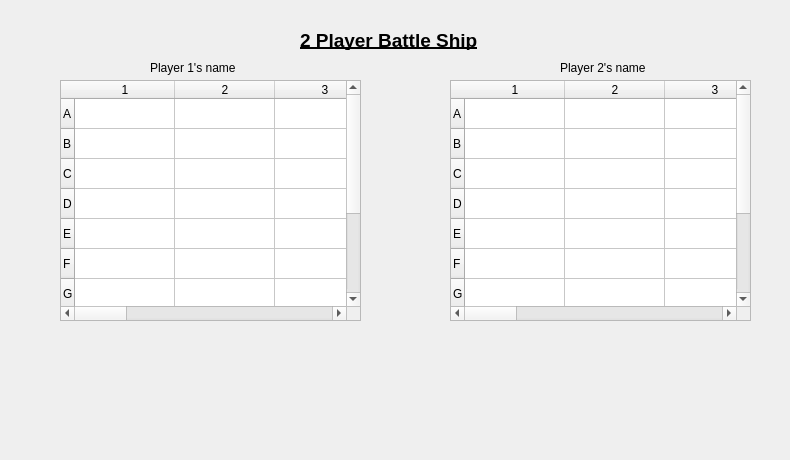
<?xml version="1.0" encoding="UTF-8"?>
<ui version="4.0">
 <class>Dialog2</class>
 <widget class="QDialog" name="Dialog2">
  <property name="geometry">
   <rect>
    <x>0</x>
    <y>0</y>
    <width>790</width>
    <height>460</height>
   </rect>
  </property>
  <property name="windowTitle">
   <string>Dialog2</string>
  </property>
  <widget class="QLabel" name="label">
   <property name="geometry">
    <rect>
     <x>300</x>
     <y>30</y>
     <width>211</width>
     <height>20</height>
    </rect>
   </property>
   <property name="font">
    <font>
     <pointsize>14</pointsize>
     <weight>75</weight>
     <bold>true</bold>
     <underline>true</underline>
    </font>
   </property>
   <property name="text">
    <string>2 Player Battle Ship</string>
   </property>
  </widget>
  <widget class="QTableWidget" name="tableWidget">
   <property name="geometry">
    <rect>
     <x>60</x>
     <y>80</y>
     <width>301</width>
     <height>241</height>
    </rect>
   </property>
   <row>
    <property name="text">
     <string>A</string>
    </property>
   </row>
   <row>
    <property name="text">
     <string>B</string>
    </property>
   </row>
   <row>
    <property name="text">
     <string>C</string>
    </property>
   </row>
   <row>
    <property name="text">
     <string>D</string>
    </property>
   </row>
   <row>
    <property name="text">
     <string>E</string>
    </property>
   </row>
   <row>
    <property name="text">
     <string>F</string>
    </property>
   </row>
   <row>
    <property name="text">
     <string>G</string>
    </property>
   </row>
   <row>
    <property name="text">
     <string>H</string>
    </property>
   </row>
   <row>
    <property name="text">
     <string>I</string>
    </property>
   </row>
   <row>
    <property name="text">
     <string>J</string>
    </property>
   </row>
   <column>
    <property name="text">
     <string>1</string>
    </property>
   </column>
   <column>
    <property name="text">
     <string>2</string>
    </property>
   </column>
   <column>
    <property name="text">
     <string>3</string>
    </property>
   </column>
   <column>
    <property name="text">
     <string>4</string>
    </property>
   </column>
   <column>
    <property name="text">
     <string>5</string>
    </property>
   </column>
   <column>
    <property name="text">
     <string>6</string>
    </property>
   </column>
   <column>
    <property name="text">
     <string>7</string>
    </property>
   </column>
   <column>
    <property name="text">
     <string>8</string>
    </property>
   </column>
   <column>
    <property name="text">
     <string>9</string>
    </property>
   </column>
   <column>
    <property name="text">
     <string>10</string>
    </property>
   </column>
  </widget>
  <widget class="QTableWidget" name="tableWidget_3">
   <property name="geometry">
    <rect>
     <x>450</x>
     <y>80</y>
     <width>301</width>
     <height>241</height>
    </rect>
   </property>
   <row>
    <property name="text">
     <string>A</string>
    </property>
   </row>
   <row>
    <property name="text">
     <string>B</string>
    </property>
   </row>
   <row>
    <property name="text">
     <string>C</string>
    </property>
   </row>
   <row>
    <property name="text">
     <string>D</string>
    </property>
   </row>
   <row>
    <property name="text">
     <string>E</string>
    </property>
   </row>
   <row>
    <property name="text">
     <string>F</string>
    </property>
   </row>
   <row>
    <property name="text">
     <string>G</string>
    </property>
   </row>
   <row>
    <property name="text">
     <string>H</string>
    </property>
   </row>
   <row>
    <property name="text">
     <string>I</string>
    </property>
   </row>
   <row>
    <property name="text">
     <string>J</string>
    </property>
   </row>
   <column>
    <property name="text">
     <string>1</string>
    </property>
   </column>
   <column>
    <property name="text">
     <string>2</string>
    </property>
   </column>
   <column>
    <property name="text">
     <string>3</string>
    </property>
   </column>
   <column>
    <property name="text">
     <string>4</string>
    </property>
   </column>
   <column>
    <property name="text">
     <string>5</string>
    </property>
   </column>
   <column>
    <property name="text">
     <string>6</string>
    </property>
   </column>
   <column>
    <property name="text">
     <string>7</string>
    </property>
   </column>
   <column>
    <property name="text">
     <string>8</string>
    </property>
   </column>
   <column>
    <property name="text">
     <string>9</string>
    </property>
   </column>
   <column>
    <property name="text">
     <string>10</string>
    </property>
   </column>
  </widget>
  <widget class="QLabel" name="label_2">
   <property name="geometry">
    <rect>
     <x>150</x>
     <y>60</y>
     <width>111</width>
     <height>16</height>
    </rect>
   </property>
   <property name="text">
    <string>Player 1's name</string>
   </property>
  </widget>
  <widget class="QLabel" name="label_3">
   <property name="geometry">
    <rect>
     <x>560</x>
     <y>60</y>
     <width>101</width>
     <height>16</height>
    </rect>
   </property>
   <property name="text">
    <string>Player 2's name</string>
   </property>
  </widget>
 </widget>
 <resources/>
 <connections/>
</ui>
